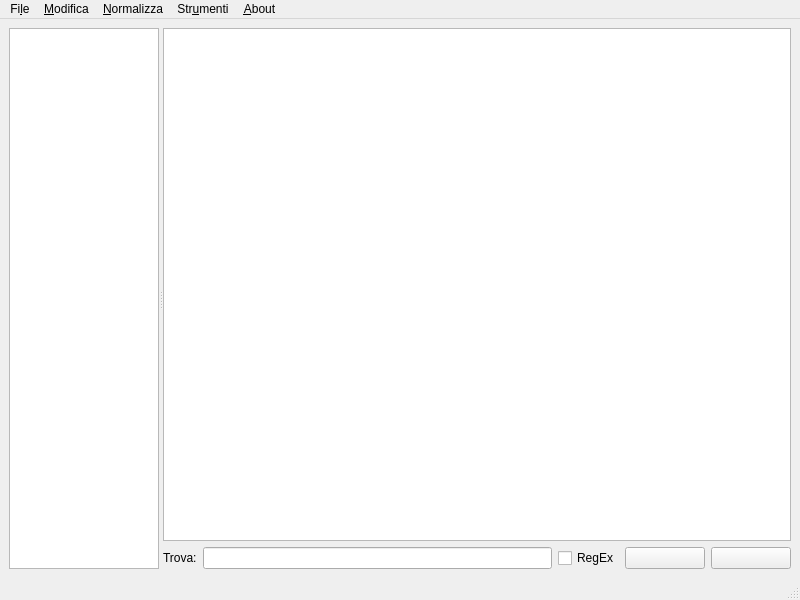
<?xml version="1.0" encoding="UTF-8"?>
<ui version="4.0">
 <class>MainWindow</class>
 <widget class="QMainWindow" name="MainWindow">
  <property name="geometry">
   <rect>
    <x>0</x>
    <y>0</y>
    <width>800</width>
    <height>600</height>
   </rect>
  </property>
  <property name="windowTitle">
   <string>MainWindow</string>
  </property>
  <widget class="QWidget" name="centralwidget">
   <layout class="QVBoxLayout" name="verticalLayout">
    <item>
     <widget class="QSplitter" name="splitter">
      <property name="orientation">
       <enum>Qt::Horizontal</enum>
      </property>
      <widget class="QListWidget" name="filelist">
       <property name="maximumSize">
        <size>
         <width>150</width>
         <height>16777215</height>
        </size>
       </property>
      </widget>
      <widget class="QWidget" name="verticalLayoutWidget">
       <layout class="QVBoxLayout" name="verticalLayout_2">
        <item>
         <widget class="QPlainTextEdit" name="plainTextEdit"/>
        </item>
        <item>
         <layout class="QHBoxLayout" name="horizontalLayout">
          <item>
           <widget class="QLabel" name="label">
            <property name="text">
             <string>Trova:</string>
            </property>
           </widget>
          </item>
          <item>
           <widget class="QLineEdit" name="findtext"/>
          </item>
          <item>
           <widget class="QCheckBox" name="findregex">
            <property name="text">
             <string>RegEx</string>
            </property>
           </widget>
          </item>
          <item>
           <widget class="QPushButton" name="findprev">
            <property name="text">
             <string> </string>
            </property>
            <property name="icon">
             <iconset resource="../resources.qrc">
              <normaloff>:/icons/icons/arrow-left.png</normaloff>:/icons/icons/arrow-left.png</iconset>
            </property>
           </widget>
          </item>
          <item>
           <widget class="QPushButton" name="findnext">
            <property name="text">
             <string> </string>
            </property>
            <property name="icon">
             <iconset resource="../resources.qrc">
              <normaloff>:/icons/icons/arrow-right.png</normaloff>:/icons/icons/arrow-right.png</iconset>
            </property>
           </widget>
          </item>
         </layout>
        </item>
       </layout>
      </widget>
     </widget>
    </item>
   </layout>
  </widget>
  <widget class="QMenuBar" name="menubar">
   <property name="geometry">
    <rect>
     <x>0</x>
     <y>0</y>
     <width>800</width>
     <height>24</height>
    </rect>
   </property>
   <widget class="QMenu" name="menuFile">
    <property name="title">
     <string>Fi&amp;le</string>
    </property>
    <addaction name="actionNuovo"/>
    <addaction name="actionApri"/>
    <addaction name="actionPreview_mode"/>
    <addaction name="actionSalva"/>
    <addaction name="actionSalva_come"/>
    <addaction name="separator"/>
    <addaction name="actionChiudi"/>
   </widget>
   <widget class="QMenu" name="menuModifica">
    <property name="title">
     <string>&amp;Modifica</string>
    </property>
    <addaction name="actionCopia"/>
    <addaction name="actionIncolla"/>
    <addaction name="actionTaglia"/>
    <addaction name="actionCerca_e_sostituisci"/>
    <addaction name="actionBatch_mode"/>
   </widget>
   <widget class="QMenu" name="menuStrumenti">
    <property name="title">
     <string>Str&amp;umenti</string>
    </property>
    <addaction name="actionConta_occorrenze"/>
    <addaction name="actionTrova_co_occorrenze"/>
    <addaction name="actionRimuovi_frasi_ripetute"/>
    <addaction name="actionEstrai_con_RegEx"/>
    <addaction name="actionEstrai_testo_da_file_PDF"/>
   </widget>
   <widget class="QMenu" name="menuAbout">
    <property name="title">
     <string>&amp;About</string>
    </property>
    <addaction name="actionAbout_this_text_editor"/>
   </widget>
   <widget class="QMenu" name="menuNormalizza">
    <property name="title">
     <string>&amp;Normalizza</string>
    </property>
    <widget class="QMenu" name="menuMaiuscole_Minuscole">
     <property name="title">
      <string>&amp;Maiuscole/Minuscole</string>
     </property>
     <addaction name="actionTutto_maiuscolo"/>
     <addaction name="actionTutto_minuscolo"/>
     <addaction name="actionIniziali_sempre_minuscole"/>
    </widget>
    <addaction name="menuMaiuscole_Minuscole"/>
    <addaction name="actionElimina_parole_con_numeri"/>
    <addaction name="actionElimina_invii_a_capo_multipli"/>
    <addaction name="actionNormalizza_parole_note"/>
   </widget>
   <addaction name="menuFile"/>
   <addaction name="menuModifica"/>
   <addaction name="menuNormalizza"/>
   <addaction name="menuStrumenti"/>
   <addaction name="menuAbout"/>
  </widget>
  <widget class="QStatusBar" name="statusbar"/>
  <action name="actionAbout_this_text_editor">
   <property name="text">
    <string>&amp;About this text editor</string>
   </property>
  </action>
  <action name="actionNuovo">
   <property name="text">
    <string>&amp;Nuovo</string>
   </property>
   <property name="shortcut">
    <string>Ctrl+N</string>
   </property>
  </action>
  <action name="actionApri">
   <property name="text">
    <string>&amp;Apri</string>
   </property>
   <property name="shortcut">
    <string>Ctrl+O</string>
   </property>
  </action>
  <action name="actionSalva">
   <property name="text">
    <string>&amp;Salva</string>
   </property>
   <property name="shortcut">
    <string>Ctrl+S</string>
   </property>
  </action>
  <action name="actionSalva_come">
   <property name="text">
    <string>Sa&amp;lva come</string>
   </property>
  </action>
  <action name="actionChiudi">
   <property name="text">
    <string>&amp;Chiudi</string>
   </property>
   <property name="shortcut">
    <string>Ctrl+W</string>
   </property>
  </action>
  <action name="actionConta_occorrenze">
   <property name="text">
    <string>&amp;Conta occorrenze</string>
   </property>
  </action>
  <action name="actionRimuovi_frasi_ripetute">
   <property name="text">
    <string>&amp;Rimuovi frasi ripetute</string>
   </property>
  </action>
  <action name="actionCerca_e_sostituisci">
   <property name="text">
    <string>Cerca &amp;e sostituisci</string>
   </property>
  </action>
  <action name="actionCopia">
   <property name="text">
    <string>&amp;Copia</string>
   </property>
  </action>
  <action name="actionIncolla">
   <property name="text">
    <string>&amp;Incolla</string>
   </property>
  </action>
  <action name="actionTaglia">
   <property name="text">
    <string>&amp;Taglia</string>
   </property>
  </action>
  <action name="actionTutto_maiuscolo">
   <property name="text">
    <string>&amp;Tutto maiuscolo</string>
   </property>
  </action>
  <action name="actionTutto_minuscolo">
   <property name="text">
    <string>Tutto &amp;minuscolo</string>
   </property>
  </action>
  <action name="actionIniziali_sempre_minuscole">
   <property name="text">
    <string>&amp;Iniziali sempre minuscole</string>
   </property>
  </action>
  <action name="actionElimina_parole_con_numeri">
   <property name="text">
    <string>&amp;Elimina parole con numeri</string>
   </property>
  </action>
  <action name="actionElimina_invii_a_capo_multipli">
   <property name="text">
    <string>Elimina &amp;invii a capo multipli</string>
   </property>
  </action>
  <action name="actionBatch_mode">
   <property name="checkable">
    <bool>true</bool>
   </property>
   <property name="text">
    <string>&amp;Modalità batch</string>
   </property>
  </action>
  <action name="actionPreview_mode">
   <property name="checkable">
    <bool>true</bool>
   </property>
   <property name="text">
    <string>&amp;Mostra solo anteprima</string>
   </property>
  </action>
  <action name="actionEstrai_con_RegEx">
   <property name="text">
    <string>&amp;Estrai con RegEx</string>
   </property>
  </action>
  <action name="actionEstrai_testo_da_file_PDF">
   <property name="text">
    <string>Estrai testo &amp;da altro file</string>
   </property>
  </action>
  <action name="actionTrova_co_occorrenze">
   <property name="text">
    <string>&amp;Trova co occorrenze</string>
   </property>
  </action>
  <action name="actionNormalizza_parole_note">
   <property name="text">
    <string>&amp;Normalizza parole note</string>
   </property>
  </action>
 </widget>
 <resources>
  <include location="../resources.qrc"/>
 </resources>
 <connections/>
</ui>
